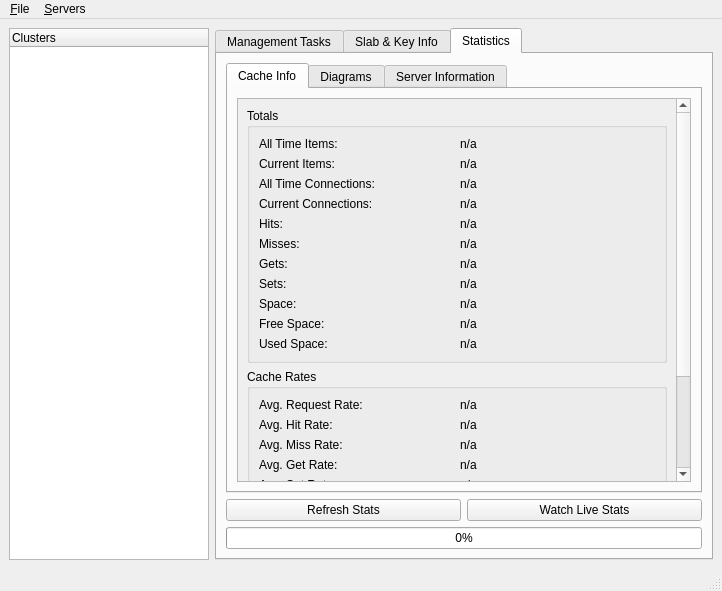
<ui version="4.0" >
 <class>MainWindow</class>
 <widget class="QMainWindow" name="MainWindow" >
  <property name="geometry" >
   <rect>
    <x>0</x>
    <y>0</y>
    <width>722</width>
    <height>591</height>
   </rect>
  </property>
  <property name="contextMenuPolicy" >
   <enum>Qt::CustomContextMenu</enum>
  </property>
  <property name="windowTitle" >
   <string>Memcached Manager</string>
  </property>
  <property name="windowIcon" >
   <iconset>
    <normaloff>Icons/Globe.png</normaloff>Icons/Globe.png</iconset>
  </property>
  <property name="styleSheet" >
   <string notr="true" />
  </property>
  <widget class="QWidget" name="centralwidget" >
   <layout class="QHBoxLayout" name="horizontalLayout_5" >
    <item>
     <widget class="QTreeWidget" name="treeCluster" >
      <property name="sizePolicy" >
       <sizepolicy vsizetype="Expanding" hsizetype="MinimumExpanding" >
        <horstretch>0</horstretch>
        <verstretch>0</verstretch>
       </sizepolicy>
      </property>
      <property name="minimumSize" >
       <size>
        <width>150</width>
        <height>0</height>
       </size>
      </property>
      <property name="maximumSize" >
       <size>
        <width>200</width>
        <height>16777215</height>
       </size>
      </property>
      <property name="contextMenuPolicy" >
       <enum>Qt::DefaultContextMenu</enum>
      </property>
      <column>
       <property name="text" >
        <string>Clusters</string>
       </property>
      </column>
     </widget>
    </item>
    <item>
     <widget class="QTabWidget" name="tabsMain" >
      <property name="minimumSize" >
       <size>
        <width>325</width>
        <height>0</height>
       </size>
      </property>
      <property name="toolTip" >
       <string/>
      </property>
      <property name="currentIndex" >
       <number>2</number>
      </property>
      <widget class="QWidget" name="MTasks" >
       <attribute name="title" >
        <string>Management Tasks</string>
       </attribute>
       <attribute name="toolTip" >
        <string>Cluster Management Tasks</string>
       </attribute>
       <layout class="QVBoxLayout" name="verticalLayout_2" >
        <item>
         <widget class="QGroupBox" name="gbClearKey" >
          <property name="title" >
           <string>Manage Cache</string>
          </property>
          <property name="flat" >
           <bool>false</bool>
          </property>
          <layout class="QVBoxLayout" name="verticalLayout_7" >
           <item>
            <layout class="QHBoxLayout" name="horizontalLayout_7" >
             <item>
              <widget class="QLabel" name="lblCacheKeys" >
               <property name="text" >
                <string>Cache Key(s)</string>
               </property>
              </widget>
             </item>
             <item>
              <widget class="QLineEdit" name="txtCacheKeys" >
               <property name="toolTip" >
                <string>Seperate Keys with ';'</string>
               </property>
              </widget>
             </item>
            </layout>
           </item>
           <item>
            <widget class="QPushButton" name="btnCacheKeys" >
             <property name="text" >
              <string>Delete Key(s)</string>
             </property>
            </widget>
           </item>
           <item>
            <widget class="QPushButton" name="btnFlushCache" >
             <property name="toolTip" >
              <string>Flush Keys from All Servers in Cluster</string>
             </property>
             <property name="text" >
              <string>Flush All Server Cache</string>
             </property>
            </widget>
           </item>
          </layout>
         </widget>
        </item>
        <item>
         <widget class="QGroupBox" name="gbKeySearch" >
          <property name="title" >
           <string>Key Search</string>
          </property>
          <layout class="QVBoxLayout" name="verticalLayout_8" >
           <item>
            <layout class="QGridLayout" name="gridLayout" >
             <item row="0" column="0" >
              <widget class="QLabel" name="lblKeySearch" >
               <property name="text" >
                <string>Key Expression:</string>
               </property>
              </widget>
             </item>
             <item row="0" column="1" >
              <widget class="QLineEdit" name="txtSearchKey" />
             </item>
             <item row="1" column="1" >
              <widget class="QCheckBox" name="cbRegEx" >
               <property name="text" >
                <string>Use RegEx Search</string>
               </property>
              </widget>
             </item>
            </layout>
           </item>
           <item>
            <widget class="QLabel" name="lblRegExWarning" >
             <property name="text" >
              <string>&lt;!DOCTYPE HTML PUBLIC "-//W3C//DTD HTML 4.0//EN" "http://www.w3.org/TR/REC-html40/strict.dtd">
&lt;html>&lt;head>&lt;meta name="qrichtext" content="1" />&lt;style type="text/css">
p, li { white-space: pre-wrap; }
&lt;/style>&lt;/head>&lt;body style=" font-family:'Sans Serif'; font-size:9pt; font-weight:400; font-style:normal;">
&lt;p style=" margin-top:0px; margin-bottom:0px; margin-left:0px; margin-right:0px; -qt-block-indent:0; text-indent:0px;">&lt;span style=" font-size:8pt; font-weight:600;">Note&lt;/span>&lt;span style=" font-size:8pt;">: RegEx searching requires that all keys be returned from all servers in the cluster before the search can be preformed. With larger clusters this can take some time.&lt;/span>&lt;/p>&lt;/body>&lt;/html></string>
             </property>
             <property name="wordWrap" >
              <bool>true</bool>
             </property>
            </widget>
           </item>
           <item>
            <widget class="QPushButton" name="btnKeySearch" >
             <property name="text" >
              <string>Search for Key</string>
             </property>
            </widget>
           </item>
           <item>
            <widget class="QProgressBar" name="pbKeySearch" >
             <property name="value" >
              <number>0</number>
             </property>
            </widget>
           </item>
          </layout>
         </widget>
        </item>
        <item>
         <spacer name="verticalSpacer" >
          <property name="orientation" >
           <enum>Qt::Vertical</enum>
          </property>
          <property name="sizeHint" stdset="0" >
           <size>
            <width>20</width>
            <height>40</height>
           </size>
          </property>
         </spacer>
        </item>
       </layout>
      </widget>
      <widget class="QWidget" name="SKInfo" >
       <attribute name="title" >
        <string>Slab &amp;&amp; Key Info</string>
       </attribute>
       <attribute name="toolTip" >
        <string>Slabs, Keys, &amp; Values</string>
       </attribute>
      </widget>
      <widget class="QWidget" name="Stats" >
       <attribute name="title" >
        <string>Statistics</string>
       </attribute>
       <attribute name="toolTip" >
        <string>Memcached Server Stats</string>
       </attribute>
       <layout class="QVBoxLayout" name="verticalLayout_4" >
        <item>
         <widget class="QTabWidget" name="tabsStats" >
          <property name="currentIndex" >
           <number>0</number>
          </property>
          <widget class="QWidget" name="CacheInfo" >
           <attribute name="title" >
            <string>Cache Info</string>
           </attribute>
           <layout class="QHBoxLayout" name="horizontalLayout_4" >
            <item>
             <widget class="QScrollArea" name="scrollArea_2" >
              <property name="frameShape" >
               <enum>QFrame::StyledPanel</enum>
              </property>
              <property name="frameShadow" >
               <enum>QFrame::Sunken</enum>
              </property>
              <property name="widgetResizable" >
               <bool>true</bool>
              </property>
              <widget class="QWidget" name="scrollAreaWidgetContents_2" >
               <property name="geometry" >
                <rect>
                 <x>0</x>
                 <y>0</y>
                 <width>371</width>
                 <height>620</height>
                </rect>
               </property>
               <layout class="QVBoxLayout" name="verticalLayout_3" >
                <item>
                 <widget class="QGroupBox" name="gbTotals" >
                  <property name="title" >
                   <string>Totals</string>
                  </property>
                  <layout class="QGridLayout" name="gridLayout_3" >
                   <item row="1" column="0" >
                    <widget class="QLabel" name="lblCurrentItemsTxt" >
                     <property name="text" >
                      <string>Current Items:</string>
                     </property>
                    </widget>
                   </item>
                   <item row="1" column="1" >
                    <widget class="QLabel" name="lblCurrentItems" >
                     <property name="text" >
                      <string>n/a</string>
                     </property>
                    </widget>
                   </item>
                   <item row="4" column="0" >
                    <widget class="QLabel" name="lblHitsTxt" >
                     <property name="text" >
                      <string>Hits:</string>
                     </property>
                    </widget>
                   </item>
                   <item row="4" column="1" >
                    <widget class="QLabel" name="lblHits" >
                     <property name="text" >
                      <string>n/a</string>
                     </property>
                    </widget>
                   </item>
                   <item row="5" column="0" >
                    <widget class="QLabel" name="lblMissesTxt" >
                     <property name="text" >
                      <string>Misses:</string>
                     </property>
                    </widget>
                   </item>
                   <item row="5" column="1" >
                    <widget class="QLabel" name="lblMisses" >
                     <property name="text" >
                      <string>n/a</string>
                     </property>
                    </widget>
                   </item>
                   <item row="9" column="0" >
                    <widget class="QLabel" name="lblFreeTxt" >
                     <property name="text" >
                      <string>Free Space:</string>
                     </property>
                    </widget>
                   </item>
                   <item row="9" column="1" >
                    <widget class="QLabel" name="lblFree" >
                     <property name="text" >
                      <string>n/a</string>
                     </property>
                    </widget>
                   </item>
                   <item row="10" column="0" >
                    <widget class="QLabel" name="lblUsedTxt" >
                     <property name="text" >
                      <string>Used Space:</string>
                     </property>
                    </widget>
                   </item>
                   <item row="10" column="1" >
                    <widget class="QLabel" name="lblUsed" >
                     <property name="text" >
                      <string>n/a</string>
                     </property>
                    </widget>
                   </item>
                   <item row="0" column="0" >
                    <widget class="QLabel" name="lblItemsTxt" >
                     <property name="text" >
                      <string>All Time Items:</string>
                     </property>
                    </widget>
                   </item>
                   <item row="0" column="1" >
                    <widget class="QLabel" name="lblItems" >
                     <property name="text" >
                      <string>n/a</string>
                     </property>
                    </widget>
                   </item>
                   <item row="2" column="0" >
                    <widget class="QLabel" name="lblConnectionsTxt" >
                     <property name="text" >
                      <string>All Time Connections:</string>
                     </property>
                    </widget>
                   </item>
                   <item row="2" column="1" >
                    <widget class="QLabel" name="lblConnections" >
                     <property name="text" >
                      <string>n/a</string>
                     </property>
                    </widget>
                   </item>
                   <item row="3" column="0" >
                    <widget class="QLabel" name="lblCurrentConnectionsTxt" >
                     <property name="text" >
                      <string>Current Connections:</string>
                     </property>
                    </widget>
                   </item>
                   <item row="3" column="1" >
                    <widget class="QLabel" name="lblCurrentConnections" >
                     <property name="text" >
                      <string>n/a</string>
                     </property>
                    </widget>
                   </item>
                   <item row="6" column="0" >
                    <widget class="QLabel" name="lblGetsTxt" >
                     <property name="text" >
                      <string>Gets:</string>
                     </property>
                    </widget>
                   </item>
                   <item row="6" column="1" >
                    <widget class="QLabel" name="lblGets" >
                     <property name="text" >
                      <string>n/a</string>
                     </property>
                    </widget>
                   </item>
                   <item row="7" column="0" >
                    <widget class="QLabel" name="lblSetsTxt" >
                     <property name="text" >
                      <string>Sets:</string>
                     </property>
                    </widget>
                   </item>
                   <item row="7" column="1" >
                    <widget class="QLabel" name="lblSets" >
                     <property name="text" >
                      <string>n/a</string>
                     </property>
                    </widget>
                   </item>
                   <item row="8" column="0" >
                    <widget class="QLabel" name="lblSpaceTxt" >
                     <property name="text" >
                      <string>Space:</string>
                     </property>
                    </widget>
                   </item>
                   <item row="8" column="1" >
                    <widget class="QLabel" name="lblSpace" >
                     <property name="text" >
                      <string>n/a</string>
                     </property>
                    </widget>
                   </item>
                  </layout>
                 </widget>
                </item>
                <item>
                 <widget class="QGroupBox" name="gbRates" >
                  <property name="title" >
                   <string>Cache Rates</string>
                  </property>
                  <layout class="QGridLayout" name="gridLayout_4" >
                   <item row="5" column="0" >
                    <widget class="QLabel" name="lblRequestRateTxt" >
                     <property name="text" >
                      <string>Request Rate:</string>
                     </property>
                    </widget>
                   </item>
                   <item row="5" column="1" >
                    <widget class="QLabel" name="lblRequestRate" >
                     <property name="text" >
                      <string>n/a</string>
                     </property>
                    </widget>
                   </item>
                   <item row="9" column="0" >
                    <widget class="QLabel" name="lblHitRateTxt" >
                     <property name="text" >
                      <string>Hit Rate:</string>
                     </property>
                    </widget>
                   </item>
                   <item row="9" column="1" >
                    <widget class="QLabel" name="lblHitRate" >
                     <property name="text" >
                      <string>n/a</string>
                     </property>
                    </widget>
                   </item>
                   <item row="11" column="0" >
                    <widget class="QLabel" name="lblMissRateTxt" >
                     <property name="text" >
                      <string>Miss Rate:</string>
                     </property>
                    </widget>
                   </item>
                   <item row="11" column="1" >
                    <widget class="QLabel" name="lblMissRate" >
                     <property name="text" >
                      <string>n/a</string>
                     </property>
                    </widget>
                   </item>
                   <item row="15" column="0" >
                    <widget class="QLabel" name="lblSetRateTxt" >
                     <property name="text" >
                      <string>Set Rate:</string>
                     </property>
                    </widget>
                   </item>
                   <item row="13" column="0" >
                    <widget class="QLabel" name="lblGetRateTxt" >
                     <property name="text" >
                      <string>Get Rate:</string>
                     </property>
                    </widget>
                   </item>
                   <item row="15" column="1" >
                    <widget class="QLabel" name="lblSetRate" >
                     <property name="text" >
                      <string>n/a</string>
                     </property>
                    </widget>
                   </item>
                   <item row="13" column="1" >
                    <widget class="QLabel" name="lblGetRate" >
                     <property name="text" >
                      <string>n/a</string>
                     </property>
                    </widget>
                   </item>
                   <item row="0" column="0" >
                    <widget class="QLabel" name="lblRequestRateAvgTxt" >
                     <property name="text" >
                      <string>Avg. Request Rate:</string>
                     </property>
                    </widget>
                   </item>
                   <item row="0" column="1" >
                    <widget class="QLabel" name="lblRequestRateAvg" >
                     <property name="text" >
                      <string>n/a</string>
                     </property>
                    </widget>
                   </item>
                   <item row="1" column="0" >
                    <widget class="QLabel" name="lblHitRateAvgTxt" >
                     <property name="text" >
                      <string>Avg. Hit Rate:</string>
                     </property>
                    </widget>
                   </item>
                   <item row="1" column="1" >
                    <widget class="QLabel" name="lblHitRateAvg" >
                     <property name="text" >
                      <string>n/a</string>
                     </property>
                    </widget>
                   </item>
                   <item row="2" column="0" >
                    <widget class="QLabel" name="lblMissRateAvgTxt" >
                     <property name="text" >
                      <string>Avg. Miss Rate:</string>
                     </property>
                    </widget>
                   </item>
                   <item row="2" column="1" >
                    <widget class="QLabel" name="lblMissRateAvg" >
                     <property name="text" >
                      <string>n/a</string>
                     </property>
                    </widget>
                   </item>
                   <item row="3" column="0" >
                    <widget class="QLabel" name="lblGetRateAvgTxt" >
                     <property name="text" >
                      <string>Avg. Get Rate:</string>
                     </property>
                    </widget>
                   </item>
                   <item row="3" column="1" >
                    <widget class="QLabel" name="lblGetRateAvg" >
                     <property name="text" >
                      <string>n/a</string>
                     </property>
                    </widget>
                   </item>
                   <item row="4" column="0" >
                    <widget class="QLabel" name="lblSetRateAvgTxt" >
                     <property name="text" >
                      <string>Avg. Set Rate:</string>
                     </property>
                    </widget>
                   </item>
                   <item row="4" column="1" >
                    <widget class="QLabel" name="lblSetRateAvg" >
                     <property name="text" >
                      <string>n/a</string>
                     </property>
                    </widget>
                   </item>
                  </layout>
                 </widget>
                </item>
               </layout>
              </widget>
             </widget>
            </item>
           </layout>
          </widget>
          <widget class="QWidget" name="Diagrams" >
           <attribute name="title" >
            <string>Diagrams</string>
           </attribute>
           <layout class="QHBoxLayout" name="horizontalLayout_3" >
            <item>
             <widget class="QScrollArea" name="scrollArea" >
              <property name="frameShape" >
               <enum>QFrame::StyledPanel</enum>
              </property>
              <property name="widgetResizable" >
               <bool>true</bool>
              </property>
              <widget class="QWidget" name="scrollAreaWidgetContents" >
               <property name="geometry" >
                <rect>
                 <x>0</x>
                 <y>0</y>
                 <width>386</width>
                 <height>335</height>
                </rect>
               </property>
               <layout class="QVBoxLayout" name="verticalLayout" >
                <item>
                 <widget class="QLabel" name="lblCacheUsageGraph" >
                  <property name="text" >
                   <string>Cache Usage</string>
                  </property>
                 </widget>
                </item>
                <item>
                 <widget class="QLabel" name="lblHitsMissesGraph" >
                  <property name="text" >
                   <string>Hits &amp; Misses Graph</string>
                  </property>
                 </widget>
                </item>
                <item>
                 <widget class="QLabel" name="lblGetSetGraph" >
                  <property name="text" >
                   <string>Gets &amp; Set Graph</string>
                  </property>
                 </widget>
                </item>
               </layout>
              </widget>
             </widget>
            </item>
           </layout>
          </widget>
          <widget class="QWidget" name="ServerInfo" >
           <attribute name="title" >
            <string>Server Information</string>
           </attribute>
           <layout class="QHBoxLayout" name="horizontalLayout_6" >
            <item>
             <widget class="QScrollArea" name="saServerInfo" >
              <property name="widgetResizable" >
               <bool>true</bool>
              </property>
              <widget class="QWidget" name="scrollAreaWidgetContents_3" >
               <property name="geometry" >
                <rect>
                 <x>0</x>
                 <y>0</y>
                 <width>371</width>
                 <height>453</height>
                </rect>
               </property>
               <layout class="QVBoxLayout" name="verticalLayout_6" >
                <item>
                 <widget class="QGroupBox" name="gbServerX" >
                  <property name="title" >
                   <string>Server X</string>
                  </property>
                  <layout class="QGridLayout" name="gridLayout_5" >
                   <item row="0" column="0" >
                    <widget class="QLabel" name="lblServerXTotalItemsTxt" >
                     <property name="text" >
                      <string>Total Items:</string>
                     </property>
                    </widget>
                   </item>
                   <item row="0" column="1" >
                    <widget class="QLabel" name="lblServerXTotalItems" >
                     <property name="text" >
                      <string>n/a</string>
                     </property>
                    </widget>
                   </item>
                   <item row="1" column="0" >
                    <widget class="QLabel" name="lblServerXItemsTxt" >
                     <property name="text" >
                      <string>Current Items:</string>
                     </property>
                    </widget>
                   </item>
                   <item row="1" column="1" >
                    <widget class="QLabel" name="lblServerXItems" >
                     <property name="text" >
                      <string>n/a</string>
                     </property>
                    </widget>
                   </item>
                   <item row="2" column="0" >
                    <widget class="QLabel" name="lblServerXTotalConnectionsTxt" >
                     <property name="text" >
                      <string>Total Connections:</string>
                     </property>
                    </widget>
                   </item>
                   <item row="2" column="1" >
                    <widget class="QLabel" name="lblServerXTotalConnections" >
                     <property name="text" >
                      <string>n/a</string>
                     </property>
                    </widget>
                   </item>
                   <item row="3" column="0" >
                    <widget class="QLabel" name="lblServerXConnectionsTxt" >
                     <property name="text" >
                      <string>Connections:</string>
                     </property>
                    </widget>
                   </item>
                   <item row="3" column="1" >
                    <widget class="QLabel" name="lblServerXConnections" >
                     <property name="text" >
                      <string>n/a</string>
                     </property>
                    </widget>
                   </item>
                   <item row="4" column="0" >
                    <widget class="QLabel" name="lblServerXHitsTxt" >
                     <property name="text" >
                      <string>Hits:</string>
                     </property>
                    </widget>
                   </item>
                   <item row="4" column="1" >
                    <widget class="QLabel" name="lblServerXHits" >
                     <property name="text" >
                      <string>n/a</string>
                     </property>
                    </widget>
                   </item>
                   <item row="5" column="0" >
                    <widget class="QLabel" name="lblServerXMissesTxt" >
                     <property name="text" >
                      <string>Misses:</string>
                     </property>
                    </widget>
                   </item>
                   <item row="5" column="1" >
                    <widget class="QLabel" name="lblServerXMisses" >
                     <property name="text" >
                      <string>n/a</string>
                     </property>
                    </widget>
                   </item>
                   <item row="6" column="0" >
                    <widget class="QLabel" name="lblServerXGetsTxt" >
                     <property name="text" >
                      <string>Gets:</string>
                     </property>
                    </widget>
                   </item>
                   <item row="6" column="1" >
                    <widget class="QLabel" name="lblServerXGets" >
                     <property name="text" >
                      <string>n/a</string>
                     </property>
                    </widget>
                   </item>
                   <item row="7" column="0" >
                    <widget class="QLabel" name="lblServerXSetsTxt" >
                     <property name="text" >
                      <string>Sets:</string>
                     </property>
                    </widget>
                   </item>
                   <item row="7" column="1" >
                    <widget class="QLabel" name="lblServerXSets" >
                     <property name="text" >
                      <string>n/a</string>
                     </property>
                    </widget>
                   </item>
                   <item row="8" column="0" >
                    <widget class="QLabel" name="lblServerXTotalSpaceTxt" >
                     <property name="text" >
                      <string>Total Space:</string>
                     </property>
                    </widget>
                   </item>
                   <item row="8" column="1" >
                    <widget class="QLabel" name="lblServerXTotalSpace" >
                     <property name="text" >
                      <string>n/a</string>
                     </property>
                    </widget>
                   </item>
                   <item row="9" column="0" >
                    <widget class="QLabel" name="lblServerXFreeSpaceTxt" >
                     <property name="text" >
                      <string>Free Space:</string>
                     </property>
                    </widget>
                   </item>
                   <item row="9" column="1" >
                    <widget class="QLabel" name="lblServerXFreeSpace" >
                     <property name="text" >
                      <string>n/a</string>
                     </property>
                    </widget>
                   </item>
                   <item row="10" column="0" >
                    <widget class="QLabel" name="lblServerXUsedSpaceTxt" >
                     <property name="text" >
                      <string>Used Space:</string>
                     </property>
                    </widget>
                   </item>
                   <item row="11" column="0" >
                    <widget class="QLabel" name="lblServerXRequestRateTxt" >
                     <property name="text" >
                      <string>Request Rate:</string>
                     </property>
                    </widget>
                   </item>
                   <item row="10" column="1" >
                    <widget class="QLabel" name="lblServerXUsedSpace" >
                     <property name="text" >
                      <string>n/a</string>
                     </property>
                    </widget>
                   </item>
                   <item row="11" column="1" >
                    <widget class="QLabel" name="lblServerXRequestRate" >
                     <property name="text" >
                      <string>n/a</string>
                     </property>
                    </widget>
                   </item>
                   <item row="12" column="0" >
                    <widget class="QLabel" name="lblServerXHitRateTxt" >
                     <property name="text" >
                      <string>Hit Rate:</string>
                     </property>
                    </widget>
                   </item>
                   <item row="13" column="0" >
                    <widget class="QLabel" name="lblServerXMissRateTxt" >
                     <property name="text" >
                      <string>Miss Rate:</string>
                     </property>
                    </widget>
                   </item>
                   <item row="15" column="0" >
                    <widget class="QLabel" name="lblServerXSetRateTxt" >
                     <property name="text" >
                      <string>Set Rate:</string>
                     </property>
                    </widget>
                   </item>
                   <item row="14" column="0" >
                    <widget class="QLabel" name="lblServerXGetRateTxt" >
                     <property name="text" >
                      <string>Get Rate:</string>
                     </property>
                    </widget>
                   </item>
                   <item row="12" column="1" >
                    <widget class="QLabel" name="lblServerXHitRate" >
                     <property name="text" >
                      <string>n/a</string>
                     </property>
                    </widget>
                   </item>
                   <item row="13" column="1" >
                    <widget class="QLabel" name="lblServerXMissRate" >
                     <property name="text" >
                      <string>n/a</string>
                     </property>
                    </widget>
                   </item>
                   <item row="14" column="1" >
                    <widget class="QLabel" name="lblServerXGetRate" >
                     <property name="text" >
                      <string>n/a</string>
                     </property>
                    </widget>
                   </item>
                   <item row="15" column="1" >
                    <widget class="QLabel" name="lblServerXSetRate" >
                     <property name="text" >
                      <string>n/a</string>
                     </property>
                    </widget>
                   </item>
                  </layout>
                 </widget>
                </item>
               </layout>
              </widget>
             </widget>
            </item>
           </layout>
          </widget>
         </widget>
        </item>
        <item>
         <layout class="QHBoxLayout" name="horizontalLayout_2" >
          <item>
           <widget class="QPushButton" name="btnRefresh" >
            <property name="text" >
             <string>Refresh Stats</string>
            </property>
           </widget>
          </item>
          <item>
           <widget class="QPushButton" name="btnWatch" >
            <property name="text" >
             <string>Watch Live Stats</string>
            </property>
           </widget>
          </item>
         </layout>
        </item>
        <item>
         <widget class="QProgressBar" name="pbStats" >
          <property name="value" >
           <number>0</number>
          </property>
          <property name="alignment" >
           <set>Qt::AlignCenter</set>
          </property>
         </widget>
        </item>
       </layout>
      </widget>
     </widget>
    </item>
   </layout>
  </widget>
  <widget class="QMenuBar" name="menubar" >
   <property name="geometry" >
    <rect>
     <x>0</x>
     <y>0</y>
     <width>722</width>
     <height>22</height>
    </rect>
   </property>
   <widget class="QMenu" name="menuFile" >
    <property name="title" >
     <string>&amp;File</string>
    </property>
    <addaction name="actionPreferences" />
    <addaction name="separator" />
    <addaction name="actionSave" />
    <addaction name="actionQuit" />
   </widget>
   <widget class="QMenu" name="menu_Servers" >
    <property name="title" >
     <string>&amp;Servers</string>
    </property>
    <addaction name="actionAddClusterServer" />
    <addaction name="separator" />
   </widget>
   <addaction name="menuFile" />
   <addaction name="menu_Servers" />
  </widget>
  <widget class="QStatusBar" name="statusbar" />
  <action name="actionAddClusterServer" >
   <property name="icon" >
    <iconset>
     <normaloff>Icons/Add.png</normaloff>Icons/Add.png</iconset>
   </property>
   <property name="text" >
    <string>&amp;Add Cluster and/or Server</string>
   </property>
  </action>
  <action name="actionSave" >
   <property name="text" >
    <string>Sa&amp;ve</string>
   </property>
  </action>
  <action name="actionQuit" >
   <property name="text" >
    <string>&amp;Quit</string>
   </property>
  </action>
  <action name="actionAddCluster" >
   <property name="icon" >
    <iconset>
     <normaloff>Icons/Add.png</normaloff>Icons/Add.png</iconset>
   </property>
   <property name="text" >
    <string>Add &amp;Cluster</string>
   </property>
  </action>
  <action name="actionTest_Sub_Item" >
   <property name="text" >
    <string>Test Sub Item</string>
   </property>
  </action>
  <action name="actionPreferences" >
   <property name="text" >
    <string>&amp;Preferences</string>
   </property>
   <property name="iconText" >
    <string>&amp;Preferences</string>
   </property>
   <property name="toolTip" >
    <string>&amp;Preferences</string>
   </property>
  </action>
 </widget>
 <resources/>
 <connections>
  <connection>
   <sender>actionQuit</sender>
   <signal>activated()</signal>
   <receiver>MainWindow</receiver>
   <slot>close()</slot>
   <hints>
    <hint type="sourcelabel" >
     <x>-1</x>
     <y>-1</y>
    </hint>
    <hint type="destinationlabel" >
     <x>295</x>
     <y>212</y>
    </hint>
   </hints>
  </connection>
 </connections>
</ui>
